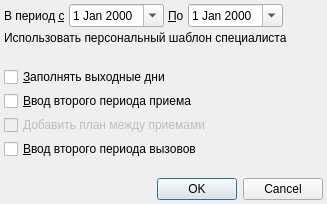
<?xml version="1.0" encoding="UTF-8"?>
<ui version="4.0">
 <class>PersonTemplateDialog</class>
 <widget class="QDialog" name="PersonTemplateDialog">
  <property name="geometry">
   <rect>
    <x>0</x>
    <y>0</y>
    <width>327</width>
    <height>204</height>
   </rect>
  </property>
  <property name="windowTitle">
   <string>Персональный шаблон</string>
  </property>
  <layout class="QGridLayout" name="gridLayout">
   <property name="margin">
    <number>4</number>
   </property>
   <property name="spacing">
    <number>4</number>
   </property>
   <item row="9" column="1">
    <spacer name="verticalSpacer">
     <property name="orientation">
      <enum>Qt::Vertical</enum>
     </property>
     <property name="sizeHint" stdset="0">
      <size>
       <width>20</width>
       <height>40</height>
      </size>
     </property>
    </spacer>
   </item>
   <item row="10" column="1">
    <widget class="QDialogButtonBox" name="buttonBox">
     <property name="orientation">
      <enum>Qt::Horizontal</enum>
     </property>
     <property name="standardButtons">
      <set>QDialogButtonBox::Cancel|QDialogButtonBox::Ok</set>
     </property>
    </widget>
   </item>
   <item row="0" column="0" colspan="2">
    <layout class="QHBoxLayout" name="dateRangeLayout">
     <property name="spacing">
      <number>4</number>
     </property>
     <item>
      <widget class="QLabel" name="lblBegDate">
       <property name="text">
        <string>В период &amp;с</string>
       </property>
       <property name="buddy">
        <cstring>edtBegDate</cstring>
       </property>
      </widget>
     </item>
     <item>
      <widget class="CDateEdit" name="edtBegDate">
       <property name="calendarPopup">
        <bool>true</bool>
       </property>
      </widget>
     </item>
     <item>
      <widget class="QLabel" name="lblEndDate">
       <property name="text">
        <string>&amp;По</string>
       </property>
       <property name="buddy">
        <cstring>edtEndDate</cstring>
       </property>
      </widget>
     </item>
     <item>
      <widget class="CDateEdit" name="edtEndDate">
       <property name="calendarPopup">
        <bool>true</bool>
       </property>
      </widget>
     </item>
     <item>
      <spacer name="horizontalSpacer">
       <property name="orientation">
        <enum>Qt::Horizontal</enum>
       </property>
       <property name="sizeHint" stdset="0">
        <size>
         <width>40</width>
         <height>20</height>
        </size>
       </property>
      </spacer>
     </item>
    </layout>
   </item>
   <item row="3" column="0" colspan="2">
    <widget class="QCheckBox" name="chkFillRedDaysPerson">
     <property name="text">
      <string>&amp;Заполнять выходные дни</string>
     </property>
    </widget>
   </item>
   <item row="6" column="0" colspan="2">
    <widget class="QCheckBox" name="chkHomeSecondPeriodPerson">
     <property name="text">
      <string>&amp;Ввод второго периода вызовов</string>
     </property>
    </widget>
   </item>
   <item row="1" column="0" colspan="2">
    <widget class="QLabel" name="lblInfo">
     <property name="text">
      <string>Использовать персональный шаблон специалиста</string>
     </property>
     <property name="alignment">
      <set>Qt::AlignLeading|Qt::AlignLeft|Qt::AlignVCenter</set>
     </property>
    </widget>
   </item>
   <item row="2" column="0" colspan="2">
    <widget class="QLabel" name="lblNamePerson">
     <property name="text">
      <string/>
     </property>
    </widget>
   </item>
   <item row="4" column="0" colspan="2">
    <widget class="QCheckBox" name="chkAmbSecondPeriodPerson">
     <property name="text">
      <string>&amp;Ввод второго периода приема</string>
     </property>
    </widget>
   </item>
   <item row="5" column="0" colspan="2">
    <widget class="QCheckBox" name="chkAmbInterPeriodPerson">
     <property name="enabled">
      <bool>false</bool>
     </property>
     <property name="text">
      <string>Добавить план между приемами</string>
     </property>
    </widget>
   </item>
  </layout>
 </widget>
 <customwidgets>
  <customwidget>
   <class>CDateEdit</class>
   <extends>QDateEdit</extends>
   <header>library/DateEdit.h</header>
  </customwidget>
 </customwidgets>
 <tabstops>
  <tabstop>edtBegDate</tabstop>
  <tabstop>edtEndDate</tabstop>
  <tabstop>buttonBox</tabstop>
 </tabstops>
 <resources/>
 <connections>
  <connection>
   <sender>buttonBox</sender>
   <signal>accepted()</signal>
   <receiver>PersonTemplateDialog</receiver>
   <slot>accept()</slot>
   <hints>
    <hint type="sourcelabel">
     <x>322</x>
     <y>199</y>
    </hint>
    <hint type="destinationlabel">
     <x>157</x>
     <y>203</y>
    </hint>
   </hints>
  </connection>
  <connection>
   <sender>buttonBox</sender>
   <signal>rejected()</signal>
   <receiver>PersonTemplateDialog</receiver>
   <slot>reject()</slot>
   <hints>
    <hint type="sourcelabel">
     <x>322</x>
     <y>199</y>
    </hint>
    <hint type="destinationlabel">
     <x>286</x>
     <y>203</y>
    </hint>
   </hints>
  </connection>
  <connection>
   <sender>chkAmbSecondPeriodPerson</sender>
   <signal>toggled(bool)</signal>
   <receiver>chkAmbInterPeriodPerson</receiver>
   <slot>setEnabled(bool)</slot>
   <hints>
    <hint type="sourcelabel">
     <x>64</x>
     <y>109</y>
    </hint>
    <hint type="destinationlabel">
     <x>63</x>
     <y>131</y>
    </hint>
   </hints>
  </connection>
 </connections>
</ui>
